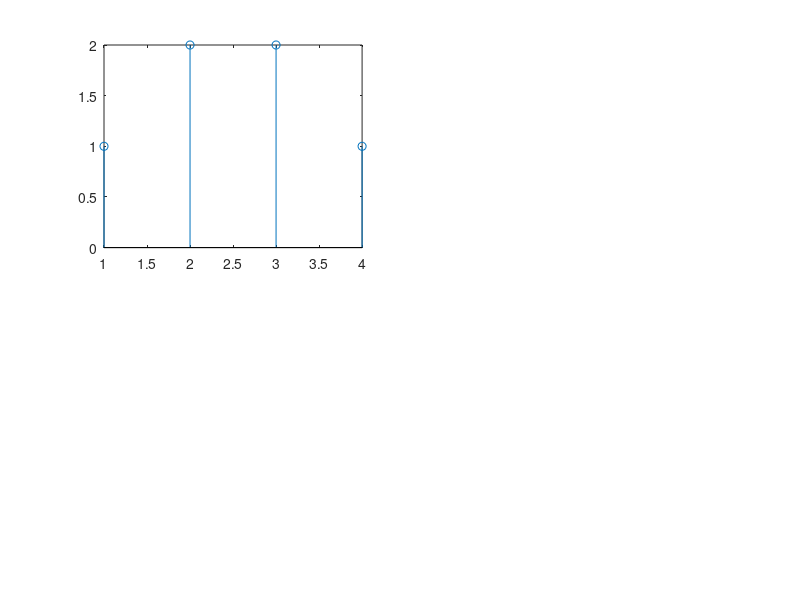

The MATLAB source for this figure: (Note: this script raises an error after producing the figure.)
clc;
close all;
clear all;
% Circular convolution
x1=[1,2,2,1]
x2=[1,-1,-1,1]
N=4
y=zeros(N);
for n=0:N-1
    for m=0:N-1
        n1=mod(n-m,N)
        y(n+1)=y(n+1)+(x1(m+1)*x2(n1+1))
    end
end
subplot(2,2,1)  %2 rows 2 columns 1st value
stem(x1)
subtitle("Sequence1");
subplot(2,2,2)
stem(x2)
subtitle("Sequence 2");
subplot(2,2,3)
stem(y)
subtitle("Circularly convolved sequence");
